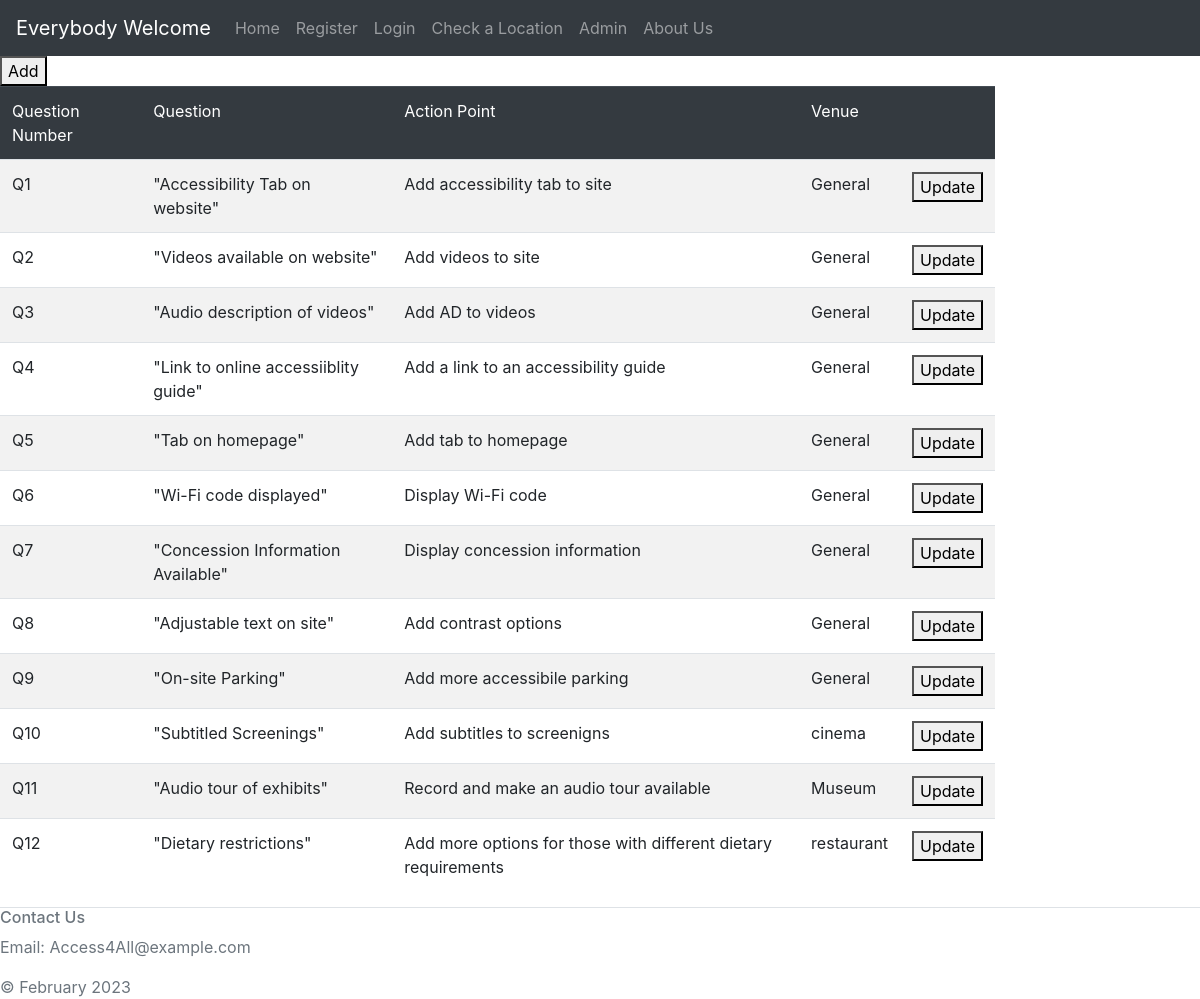
The app's page /QuestionUpdater.php with its own data.
### tables this page shows
CREATE TABLE "Checklist" (
	"QuestionNo"	VARCHAR(10),
	"Question"	TEXT,
	"ActionPoint"	TEXT,
	"Venue"	NUMERIC,
	"Type"	TEXT,
	"GoodPoint"	TEXT,
	PRIMARY KEY("QuestionNo")
);

### QuestionUpdater.php (the view, shortened to what this page needs)
<?php include("NavigationBar.php");
function getQs()
{
  $db = new SQLite3('ActionPoints.db');
  $stmt = $db->prepare('SELECT * FROM Checklist');
  $result = $stmt->execute();
  $arrayResult = [];
  while ($row = $result->fetchArray()){
      $arrayResult [] = $row;
  }
  return $arrayResult;
}
?>
<head>
<form action="AddQ.php">
<button type="submit" name="Add">Add</button>
</form>
<body class="bgColor">
<div class="row">
            <div class="col-10">
                <table class="table table-striped">
                    <thead class="table-dark">
                        <td>Question Number</td>
                        <td>Question</td>
                        <td>Action Point</td>
                        <td>Venue</td>
                        <td></td>
                    </thead>
                    <?php
                    $user = (getQs());
                        for ($i=0; $i<count($user); $i++):
                    ?>
                    <tr>
                        <td><?php echo $user[$i]['QuestionNo']?></td>
                        <td><?php echo '"' . $user[$i]['Question'] . '"'?></td>
                        <td><?php echo $user[$i]['ActionPoint']?></td>
                        <td><?php echo $user[$i]['Venue']?></td>
                        <td>
                            <form action="update.php?questionNo=<?php echo $user[$i]['QuestionNo']?>" method=get>
                            <button type="submit" name="update">Update</button>
                        </form>
                        </td>
                    </tr>
                    <?php endfor;?>
                </table>
            </div>
        </div>
</body>
<?php
    include("footer.php");
?>

### records on screen
checklist: QuestionNo "Q1", Question "Accessibility Tab on website", ActionPoint "Add accessibility tab to site", Venue "General"
checklist: QuestionNo "Q2", Question "Videos available on website", ActionPoint "Add videos to site", Venue "General"
checklist: QuestionNo "Q3", Question "Audio description of videos", ActionPoint "Add AD to videos", Venue "General"
checklist: QuestionNo "Q4", Question "Link to online accessiiblity guide", ActionPoint "Add a link to an accessibility guide", Venue "General"
checklist: QuestionNo "Q5", Question "Tab on homepage", ActionPoint "Add tab to homepage", Venue "General"
checklist: QuestionNo "Q6", Question "Wi-Fi code displayed", ActionPoint "Display Wi-Fi code", Venue "General"
checklist: QuestionNo "Q7", Question "Concession Information Available", ActionPoint "Display concession information", Venue "General"
checklist: QuestionNo "Q8", Question "Adjustable text on site", ActionPoint "Add contrast options", Venue "General"
checklist: QuestionNo "Q9", Question "On-site Parking", ActionPoint "Add more accessibile parking", Venue "General"
checklist: QuestionNo "Q10", Question "Subtitled Screenings", ActionPoint "Add subtitles to screenigns", Venue "cinema"
checklist: QuestionNo "Q11", Question "Audio tour of exhibits", ActionPoint "Record and make an audio tour available", Venue "Museum"
checklist: QuestionNo "Q12", Question "Dietary restrictions", ActionPoint "Add more options for those with different dietary requirements", Venue "restaurant"
